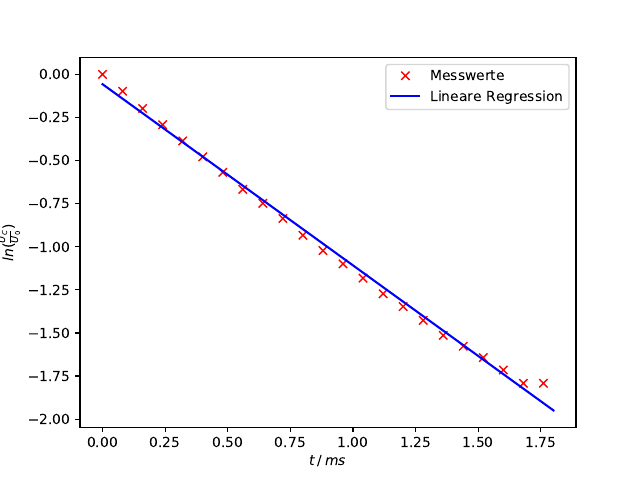

This figure's Python source:
import numpy as np
from scipy.optimize import curve_fit
import matplotlib.pyplot as plt
from uncertainties import ufloat

a, b, c, d = np.genfromtxt('Werte1.txt', unpack=True)

def f(x, a, b):
    return a*x + b

params, cov = curve_fit(f, a, d)
errors = np.sqrt(np.diag(cov))

print('a =', params[0], '±', errors[0])
print('b =', params[1], '±', errors[1])

t=np.linspace(0, 1.800)

plt.plot (a, d, 'rx', label='Messwerte')
plt.plot(t, f(t, *params), 'b-' ,label='Lineare Regression')
plt.xlabel( r'$t \:/\: ms$')
plt.ylabel(r'$ln(\frac{U_C}{U_0})$')
plt.legend()

plt.savefig('plot1.pdf')

d = ufloat(-1.05130928875, 0.0151091462903)
g= -1/d
print(g)
